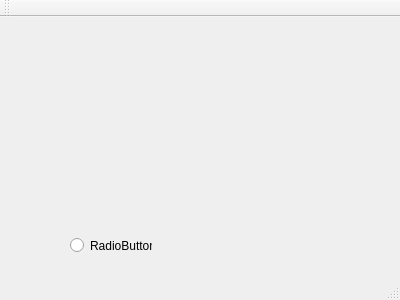
<?xml version="1.0" encoding="UTF-8"?>
<ui version="4.0">
 <class>MainWindow</class>
 <widget class="QMainWindow" name="MainWindow">
  <property name="geometry">
   <rect>
    <x>0</x>
    <y>0</y>
    <width>400</width>
    <height>300</height>
   </rect>
  </property>
  <property name="windowTitle">
   <string>MainWindow</string>
  </property>
  <widget class="QWidget" name="centralWidget">
   <widget class="QRadioButton" name="radioButton">
    <property name="geometry">
     <rect>
      <x>70</x>
      <y>220</y>
      <width>82</width>
      <height>17</height>
     </rect>
    </property>
    <property name="text">
     <string>RadioButton</string>
    </property>
   </widget>
  </widget>
  <widget class="QMenuBar" name="menuBar">
   <property name="geometry">
    <rect>
     <x>0</x>
     <y>0</y>
     <width>400</width>
     <height>21</height>
    </rect>
   </property>
  </widget>
  <widget class="QToolBar" name="mainToolBar">
   <attribute name="toolBarArea">
    <enum>TopToolBarArea</enum>
   </attribute>
   <attribute name="toolBarBreak">
    <bool>false</bool>
   </attribute>
  </widget>
  <widget class="QStatusBar" name="statusBar"/>
 </widget>
 <layoutdefault spacing="6" margin="11"/>
 <resources/>
 <connections/>
</ui>
